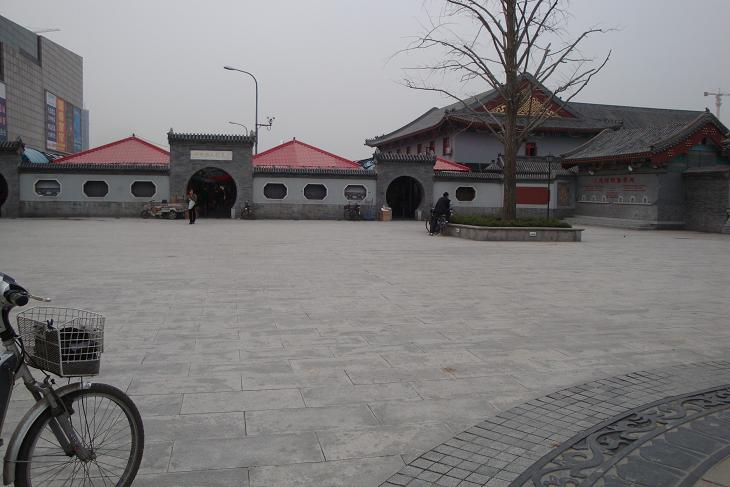
#> input picture Dataset/I3/3_1.JPG, 730 x 487 px
$ python pan_stitch.py
#> lines starting #> are read from the running program, lines starting #| are printed output that depends on the picture
# Code by Rwik Rana rwik.rana@iitgn.ac.in

import numpy as np
import cv2
import os
import imutils
import random
# from homography import ransac

class panaroma_stitching():
    def __init__(self):
        self.isv3 = imutils.is_cv3(or_better=True)

    def stitch(self, images, imageAname, imageBname, ratio=0.75, reprojThresh=4.0,showMatches=False):

        (imageB, imageA) = images
        (kpsA, featuresA) = self.detectAndDescribe(imageA)
        (kpsB, featuresB) = self.detectAndDescribe(imageB)
        # match features between the two images
        H = self.matchKeypoints(kpsA, kpsB,
            featuresA, featuresB, ratio, reprojThresh)

        result = self.warpPerspective(imageA, H,
            (imageA.shape[1] + imageB.shape[1], imageA.shape[0]))
        # result = cv2.GaussianBlur(result, (9,9), 10)
        # result1 = cv2.warpPerspective(imageA, H,
            # (imageA.shape[1] + imageB.shape[1], imageA.shape[0]))

        # print(result)
        result = np.uint8(result)
        cv2.imshow("hey", result)
        # cv2.imshow("hey1", result1)

        # cv2.waitKey(0)
        result[0:imageB.shape[0], 0:imageB.shape[1]] = imageB
        return result

    def detectAndDescribe(self, image):
        # convert the image to grayscale
        gray = cv2.cvtColor(image, cv2.COLOR_BGR2GRAY)
        # check to see if we are using OpenCV 3.X
            # detect and extract features from the image
        descriptor = cv2.SIFT_create()
        (kps, features) = descriptor.detectAndCompute(image, None)
        kps = np.float32([kp.pt for kp in kps])
        # return a tuple of keypoints and features
        return (kps, features)

    def matchKeypoints(self, kpsA, kpsB, featuresA, featuresB,ratio, reprojThresh):
        # compute the raw matches and initialize the list of actual
        # matches
        matcher = cv2.DescriptorMatcher_create("BruteForce")
        rawMatches = matcher.knnMatch(featuresA, featuresB, 2)
        matches = []
        # loop over the raw matches
        for m in rawMatches:
            # ensure the distance is within a certain ratio of each
            # other (i.e. Lowe's ratio test)
            if len(m) == 2 and m[0].distance < m[1].distance * ratio:
                matches.append((m[0].trainIdx, m[0].queryIdx))
                # computing a homography requires at least 4 matches
        if len(matches) > 4:
            # construct the two sets of points
            ptsA = np.float32([kpsA[i] for (_, i) in matches])
            ptsB = np.float32([kpsB[i] for (i, _) in matches])

            # print(ptsA, ptsB)
            (H, status) = cv2.findHomography(ptsA, ptsB, cv2.RANSAC,reprojThresh)
            # H = self.homography_ransac(ptsA, ptsB)
            # return the matches along with the homograpy matrix
            # and status of each matched point
            return H
        # otherwise, no homograpy could be computed
        return None

    # [81 lines left out: functions _single_homography, homography_ransac, drawMatches, not called in this run]


    def warpPerspective(self, im, A, output_shape):
        """ Warps (h,w) image im using affine (3,3) matrix A
        producing (output_shape[0], output_shape[1]) output image
        with warped = A*input, where warped spans 1...output_size.
        Uses nearest neighbor interpolation."""
        # print(output_shape[0], output_shape[1])
        x = np.zeros(( output_shape[0] + 1000, output_shape[1] + 1000,3))
        # [9 lines of commented-out code are left out]
        temp_j = 0
        temp_i = 0
        ch = 0
        for i in range(0, im.shape[1]): #x coord iter
            # print(i)
            for j in range(0, im.shape[0]): #y coord iter
                # np.linalg.inv(A)
                M = A.dot(np.array([i,j,1]).T)
                M = M/M[2]
                p, q = M[0], M[1] #new transformed coord
                rp = int(round(p))
                rq = int(round(q))
                try:
                    if rq>=0 and rp>=0:
                        x[rq , rp] = im[j, i]
                except Exception as e:
                    # if ch==0:
                    # print(e)
                    # print(rq,rp)
                    ch=1

        return x


imageA = cv2.imread('Dataset/I3/3_1.JPG')
#> imageA is the input picture: shape (487, 730, 3); mean B, G, R 123.9, 123, 124.7
imageB = cv2.imread('Dataset/I3/3_2.JPG')
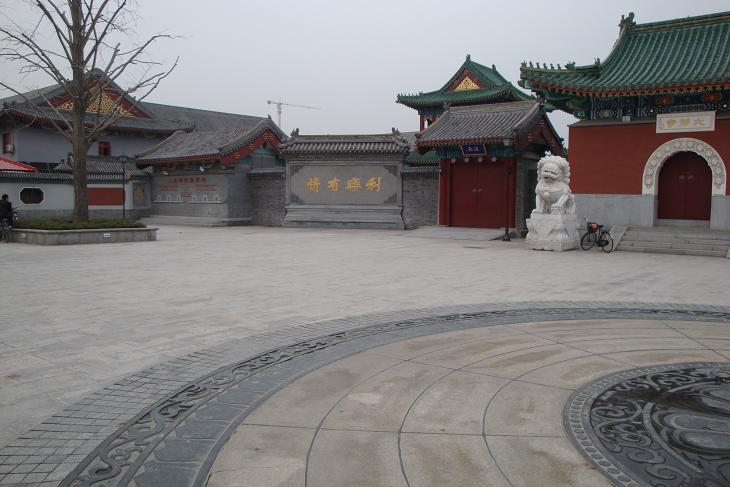
#> input picture Dataset/I3/3_2.JPG, 730 x 487 px
#> imageB is the input picture: shape (487, 730, 3); mean B, G, R 127.7, 127, 129.2
imageC = cv2.imread('Dataset/I3/3_2.JPG')
imageD = cv2.imread('Dataset/I3/3_4.JPG')
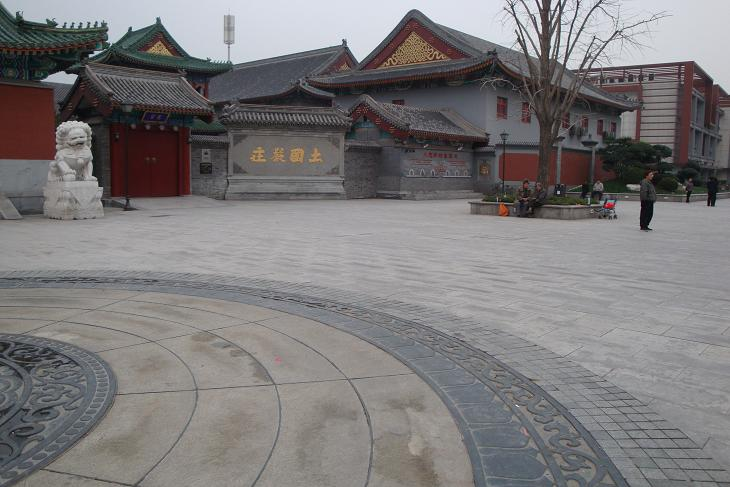
#> input picture Dataset/I3/3_4.JPG, 730 x 487 px
#> imageD is the input picture: shape (487, 730, 3); mean B, G, R 122.3, 121.4, 123.8
imageE = cv2.imread('Dataset/I3/3_5.JPG')
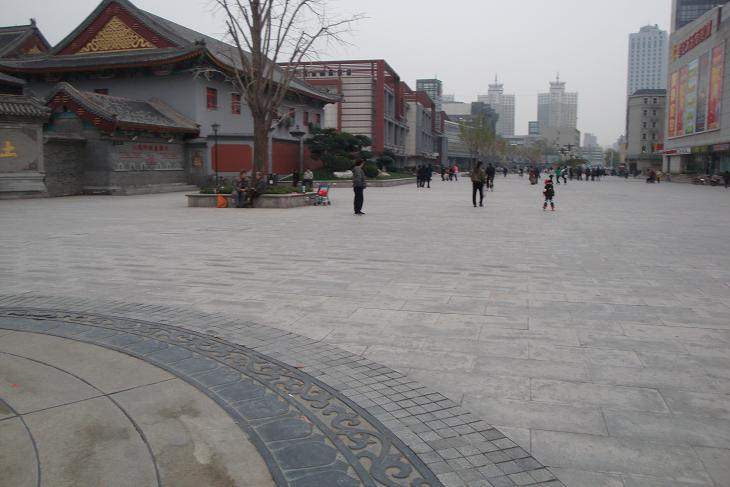
#> input picture Dataset/I3/3_5.JPG, 730 x 487 px
#> imageE is the input picture: shape (487, 730, 3); mean B, G, R 128.4, 128.1, 129.8


# [9 lines of commented-out code are left out]


imageA = imutils.resize(imageA, width=400)
#> imageA: shape (266, 400, 3)
imageB = imutils.resize(imageB, width=400)
#> imageB: shape (266, 400, 3)
imageC = imutils.resize(imageC, width=400)
imageD = imutils.resize(imageD, width=400)
#> imageD: shape (266, 400, 3)
imageE = imutils.resize(imageE, width=400)
#> imageE: shape (266, 400, 3)


stitcher = panaroma_stitching()
# result = stitcher.stitch([imageA, imageB], showMatches=True)
# result= result[:imageA.shape[0],:]

# result = stitcher.stitch([result, imageC], showMatches=True)
result = stitcher.stitch([imageA, imageB],'Dataset/I4/DSC02930.JPG', 'Dataset/I4/DSC02931.JPG',showMatches=True)
#> in detectAndDescribe, `gray = cv2.cvtColor(image, cv2.COLOR_BGR2GRAY)`:
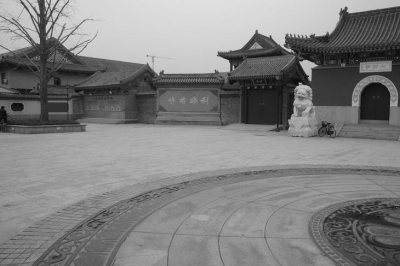
#> gray: shape (266, 400); min 10, max 224, mean 127.7
#> in detectAndDescribe, `(kps, features) = descriptor.detectAndCompute(image, None)`: kps = 431 keypoints; strongest (x, y, size): (307, 66, 8.6), (289, 50, 2.4), (310, 79, 2.6), (256, 89, 54.5)
#> in detectAndDescribe, `kps = np.float32([kp.pt for kp in kps])`: kps = 431 pairs, first value 2.47 to 396.3, second value 2.75 to 258.1
#> in stitch, `(kpsA, featuresA) = self.detectAndDescribe(imageA)`: kpsA has the same summary as kps in detectAndDescribe
#> in detectAndDescribe (call 2), `gray = cv2.cvtColor(image, cv2.COLOR_BGR2GRAY)`:
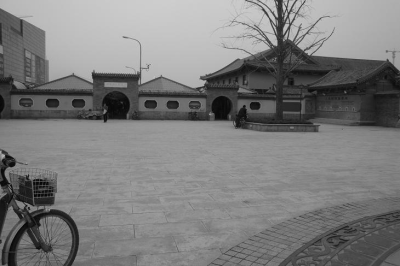
#> gray: shape (266, 400); min 4, max 206, mean 123.6
#> in detectAndDescribe (call 2), `(kps, features) = descriptor.detectAndCompute(image, None)`: kps = 386 keypoints; strongest (x, y, size): (263, 10, 1.8), (284, 8, 2.2), (116, 100, 35.4), (285, 28, 2.9)
#> in detectAndDescribe (call 2), `kps = np.float32([kp.pt for kp in kps])`: kps = 386 pairs, first value 2.68 to 393.5, second value 4.04 to 261.1
#> in stitch, `(kpsB, featuresB) = self.detectAndDescribe(imageB)`: kpsB has the same summary as kps in detectAndDescribe
#> in matchKeypoints, `rawMatches = matcher.knnMatch(featuresA, featuresB, 2)`: rawMatches = 431 matches
#> after the loop in matchKeypoints, `for m in rawMatches:`: matches = 85 pairs, first value 147 to 382, second value 13 to 415
#> in matchKeypoints, `ptsA = np.float32([kpsA[i] for (_, i) in matches])`: ptsA = 85 pairs, first value 6.97 to 384.9, second value 2.75 to 256.3
#> in matchKeypoints, `ptsB = np.float32([kpsB[i] for (i, _) in matches])`: ptsB = 85 pairs, first value 90.37 to 393.5, second value 7.94 to 257.6
#> in matchKeypoints, `(H, status) = cv2.findHomography(ptsA, ptsB, cv2.RANSAC,reprojThresh)`: H = [[0.521, -0.0729, 244.7], [-0.113, 0.892, 8.85], [-0.00116, -0.00016, 1]]; status = 85 values, max 1 at index 0, min 0 at index 14, mean 0.8
#> after the loop in warpPerspective, `for i in range(0, im.shape[1]):`:
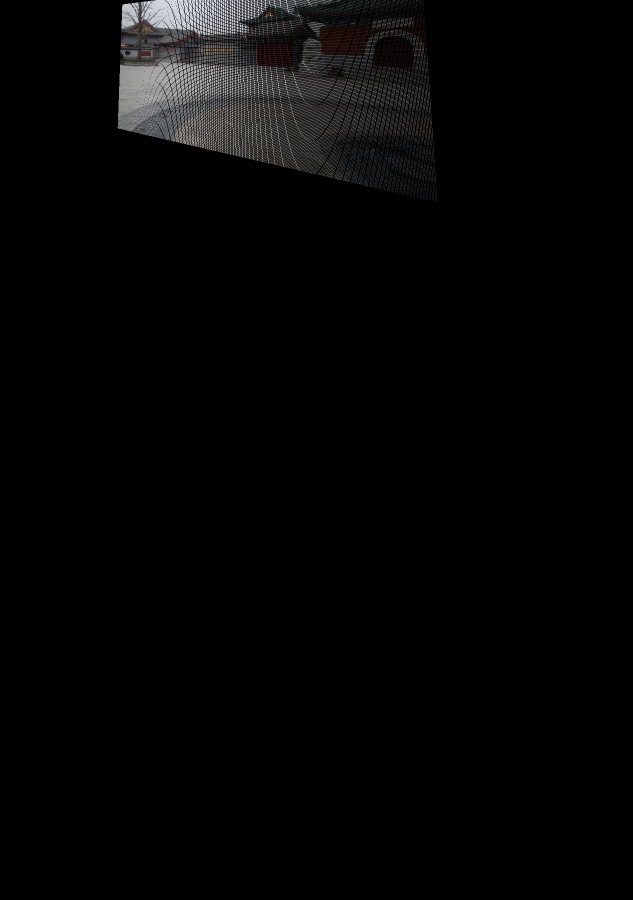
#> x: shape (1800, 1266, 3) float64 (shown at 1/2 size); mean B, G, R 5.3, 5.3, 5.4
#> in stitch, `result[0:imageB.shape[0], 0:imageB.shape[1]] = imageB`:
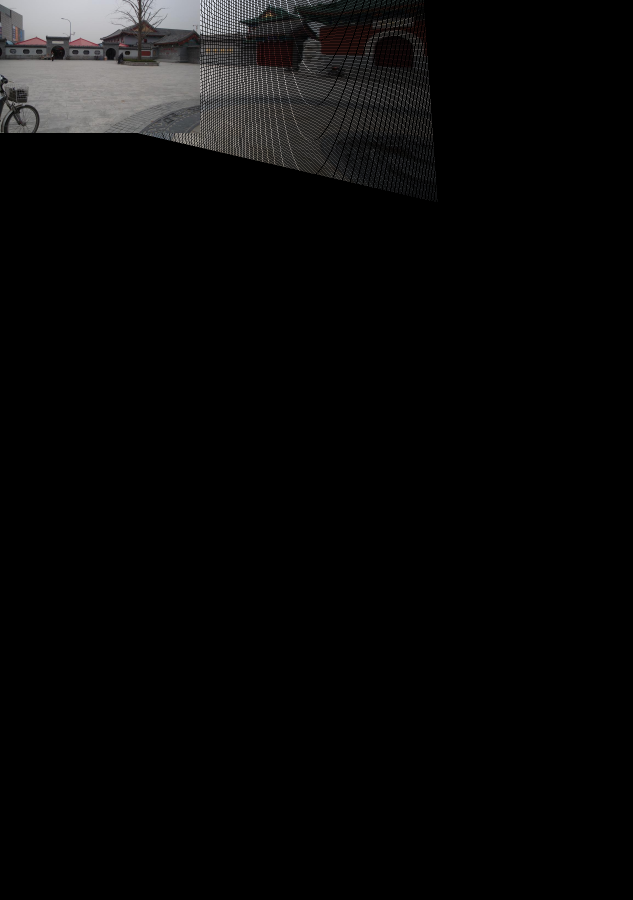
#> result: shape (1800, 1266, 3) (shown at 1/2 size); mean B, G, R 8.9, 8.9, 9.1
cv2.imshow("Result2", result)
# cv2.imshow("Result3", result3)
# cv2.imshow("Keypoint Matches", vis)
cv2.waitKey(0)
